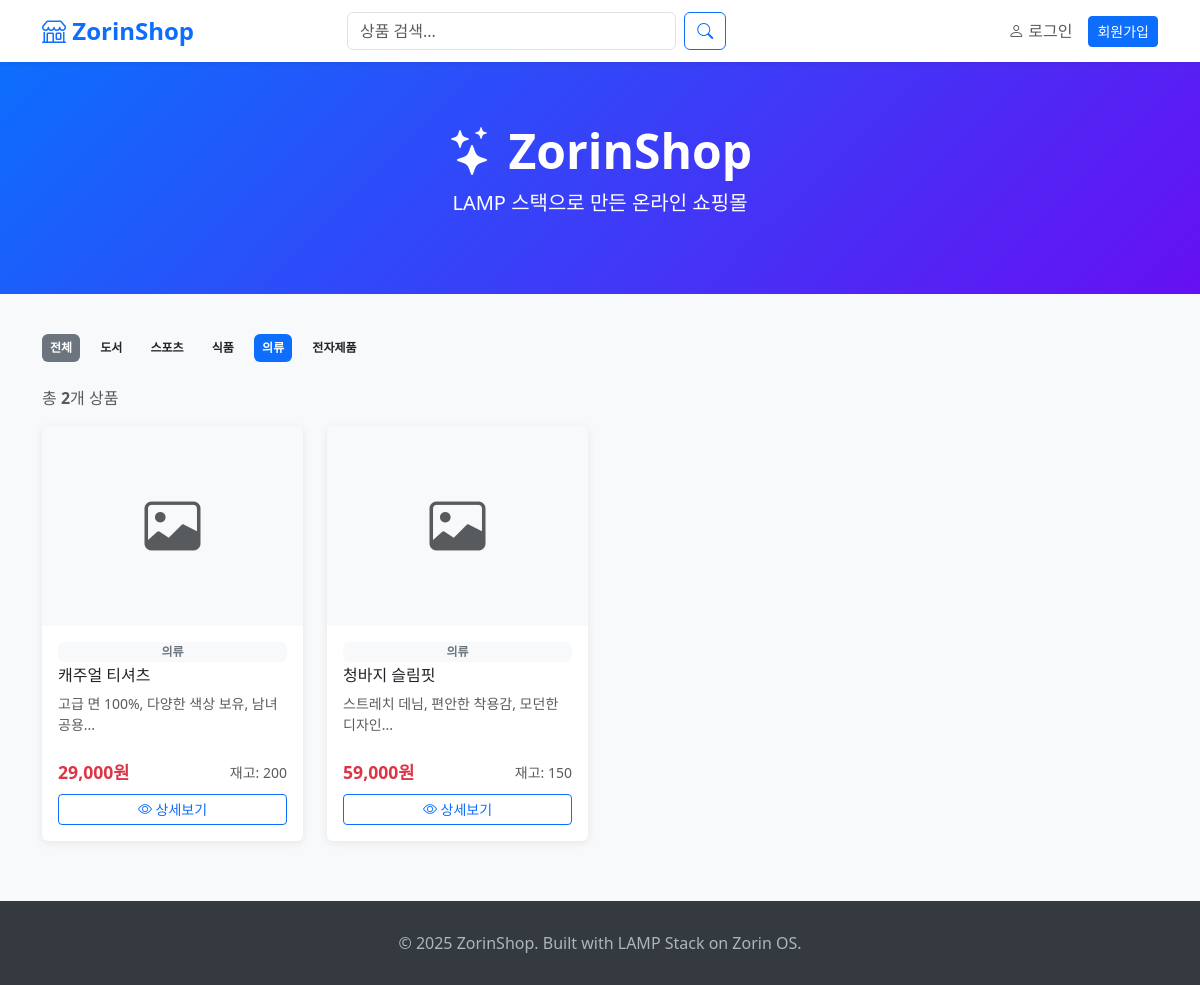
/?cat=2, run on the app's committed database.
### tables this page shows
CREATE TABLE IF NOT EXISTS categories (
    id          INT AUTO_INCREMENT PRIMARY KEY,
    name        VARCHAR(100) NOT NULL,
    description TEXT
);

CREATE TABLE IF NOT EXISTS products (
    id          INT AUTO_INCREMENT PRIMARY KEY,
    category_id INT,
    name        VARCHAR(200) NOT NULL,
    description TEXT,
    price       DECIMAL(10,2) NOT NULL DEFAULT 0,
    stock       INT NOT NULL DEFAULT 0,
    image       VARCHAR(255),
    created_at  TIMESTAMP DEFAULT CURRENT_TIMESTAMP,
    FOREIGN KEY (category_id) REFERENCES categories(id) ON DELETE SET NULL
);

### includes/auth.php (called while the page is built, shortened)
<?php
function isLoggedIn() {
    return isset($_SESSION['user_id']);
}

### includes/functions.php (called while the page is built, shortened)
<?php
function formatPrice($price) {
    return number_format($price) . '원';
}

### index.php (the view, shortened to what this page needs)
<?php
require_once 'includes/db.php';
require_once 'includes/auth.php';
require_once 'includes/functions.php';
$category_id = isset($_GET['cat']) ? (int)$_GET['cat'] : 0;
$search = isset($_GET['search']) ? sanitize($_GET['search']) : '';
$categories = $conn->query("SELECT * FROM categories ORDER BY name")->fetch_all(MYSQLI_ASSOC);
$sql = "SELECT p.*, c.name as category_name FROM products p LEFT JOIN categories c ON p.category_id = c.id WHERE p.stock > 0";
$params = [];
$types = "";
if ($category_id > 0) {
    $sql .= " AND p.category_id = ?";
    $types .= "i";
    $params[] = $category_id;
}
$sql .= " ORDER BY p.created_at DESC";
if ($params) {
    $stmt = $conn->prepare($sql);
    $stmt->bind_param($types, ...$params);
    $stmt->execute();
    $products = $stmt->get_result()->fetch_all(MYSQLI_ASSOC);
} else {
    $products = $conn->query($sql)->fetch_all(MYSQLI_ASSOC);
}
$cart_count = isLoggedIn() ? getCartCount($conn, $_SESSION['user_id']) : 0;
?>
<!DOCTYPE html>
<html lang="ko">
<head>
    <link href="https://cdn.jsdelivr.net/npm/bootstrap@5.3.0/dist/css/bootstrap.min.css" rel="stylesheet">
    <link href="https://cdn.jsdelivr.net/npm/bootstrap-icons@1.10.0/font/bootstrap-icons.css" rel="stylesheet">
    <link href="/shop/css/style.css" rel="stylesheet">
</head>
<body>
<nav class="navbar navbar-expand-lg navbar-light bg-white shadow-sm sticky-top">
    <div class="container">
        <a class="navbar-brand" href="/shop/"><i class="bi bi-shop"></i> ZorinShop</a>
        <div class="collapse navbar-collapse" id="navbarNav">
            <form class="d-flex mx-auto" action="/shop/" method="GET" style="width:40%">
                <input class="form-control me-2" type="search" name="search" placeholder="상품 검색..." value="<?= htmlspecialchars($search) ?>">
                <button class="btn btn-outline-primary" type="submit"><i class="bi bi-search"></i></button>
            </form>
            <ul class="navbar-nav ms-auto align-items-center">
                <?php if (isLoggedIn()): ?>
                    <li class="nav-item">
                        <a class="nav-link" href="/shop/cart.php">
                            <i class="bi bi-cart3"></i>
                            <?php if ($cart_count > 0): ?>
                                <span class="badge bg-danger rounded-pill"><?= $cart_count ?></span>
                            <?php endif; ?>
                        </a>
                    </li>
                    <li class="nav-item"><a class="nav-link" href="/shop/orders.php"><i class="bi bi-bag"></i> 주문내역</a></li>
                    <?php if (isAdmin()): ?>
                        <li class="nav-item"><a class="nav-link text-warning" href="/shop/admin/"><i class="bi bi-gear"></i> 관리자</a></li>
                    <?php endif; ?>
                    <li class="nav-item"><a class="nav-link" href="/shop/logout.php"><i class="bi bi-box-arrow-right"></i> 로그아웃</a></li>
                <?php else: ?>
                    <li class="nav-item"><a class="nav-link" href="/shop/login.php"><i class="bi bi-person"></i> 로그인</a></li>
                    <li class="nav-item"><a class="btn btn-primary btn-sm ms-2" href="/shop/register.php">회원가입</a></li>
                <?php endif; ?>
            </ul>
        </div>
    </div>
</nav>
<div class="hero-section text-center">
    <div class="container">
        <h1 class="display-5 fw-bold"><i class="bi bi-stars"></i> ZorinShop</h1>
        <p class="lead">LAMP 스택으로 만든 온라인 쇼핑몰</p>
    </div>
</div>
<div class="container mb-5">
    <div class="mb-4">
        <a href="/shop/" class="badge bg-secondary text-decoration-none category-badge me-2 p-2 <?= $category_id == 0 ? 'active' : '' ?>">전체</a>
        <?php foreach ($categories as $cat): ?>
            <a href="/shop/?cat=<?= $cat['id'] ?>" class="badge bg-light text-dark text-decoration-none category-badge me-2 p-2 <?= $category_id == $cat['id'] ? 'active' : '' ?>">
                <?= htmlspecialchars($cat['name']) ?>
            </a>
        <?php endforeach; ?>
    </div>
    <p class="text-muted mb-3">
        총 <strong><?= count($products) ?></strong>개 상품
    </p>
    <?php if (empty($products)): ?>
        <div class="text-center py-5">
            <i class="bi bi-inbox display-1 text-muted"></i>
            <p class="mt-3 text-muted">상품이 없습니다.</p>
        </div>
    <?php else: ?>
        <div class="row row-cols-1 row-cols-md-3 row-cols-lg-4 g-4">
            <?php foreach ($products as $product): ?>
                <div class="col">
                    <div class="card product-card h-100">
                        <?php if ($product['image'] && file_exists(__DIR__ . '/uploads/products/' . $product['image'])): ?>
                            <img src="/shop/uploads/products/<?= htmlspecialchars($product['image']) ?>" class="card-img-top" alt="<?= htmlspecialchars($product['name']) ?>">
                        <?php else: ?>
                            <div class="card-img-top bg-light d-flex align-items-center justify-content-center" style="height:200px">
                                <i class="bi bi-image text-muted display-4"></i>
                            </div>
                        <?php endif; ?>
                        <div class="card-body d-flex flex-column">
                            <span class="badge bg-light text-secondary mb-1"><?= htmlspecialchars($product['category_name'] ?? '') ?></span>
                            <h6 class="card-title"><?= htmlspecialchars($product['name']) ?></h6>
                            <p class="card-text text-muted small flex-grow-1"><?= htmlspecialchars(mb_substr($product['description'], 0, 50)) ?>...</p>
                            <div class="d-flex justify-content-between align-items-center mt-2">
                                <span class="price-tag"><?= formatPrice($product['price']) ?></span>
                                <small class="text-muted">재고: <?= $product['stock'] ?></small>
                            </div>
                            <a href="/shop/product.php?id=<?= $product['id'] ?>" class="btn btn-outline-primary btn-sm mt-2">
                                <i class="bi bi-eye"></i> 상세보기
                            </a>
                        </div>
                    </div>
                </div>
            <?php endforeach; ?>
        </div>
    <?php endif; ?>
</div>
<footer class="text-center">
    <div class="container">
        <p class="mb-0">&copy; 2025 ZorinShop. Built with LAMP Stack on Zorin OS.</p>
    </div>
</footer>
</body>
</html>

### css/style.css (style rules this page uses)
body { background-color: #f8f9fa; font-family: 'Segoe UI', Tahoma, Geneva, Verdana, sans-serif; }
.navbar-brand { font-size: 1.5rem; font-weight: 700; color: #0d6efd !important; }
.product-card { transition: transform 0.2s, box-shadow 0.2s; border: none; box-shadow: 0 2px 8px rgba(0,0,0,0.08); }
.price-tag { font-size: 1.1rem; font-weight: 700; color: #dc3545; }
.hero-section { background: linear-gradient(135deg, #0d6efd 0%, #6610f2 100%); color: white; padding: 60px 0; margin-bottom: 40px; }
.category-badge { cursor: pointer; transition: all 0.2s; }
.category-badge:hover, .category-badge.active { background-color: #0d6efd !important; color: white !important; }
footer { background: #343a40; color: #adb5bd; padding: 30px 0; margin-top: 60px; }

### data on the page
categories: name "도서"
categories: name "스포츠"
categories: name "식품"
categories: name "의류"
categories: name "전자제품"
products: category.name "의류", name "캐주얼 티셔츠", description "고급 면 100%, 다양한 색상 보유, 남녀공용", price "29,000원", stock "200"
products: category.name "의류", name "청바지 슬림핏", description "스트레치 데님, 편안한 착용감, 모던한 디자인", price "59,000원", stock "150"

### other printed values
count($products) "2"
